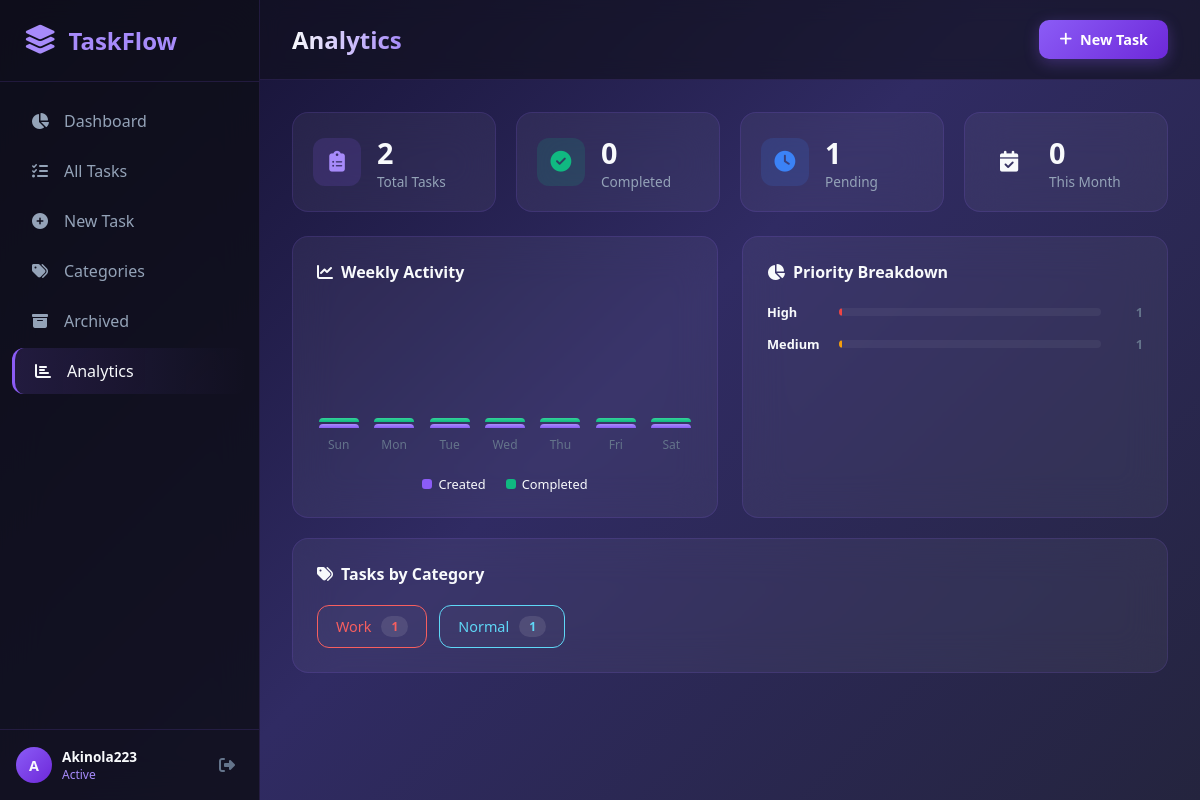
The app's page /analytics/ (signed in) with its own data.
### tasks/models.py (models this page shows, shortened)
class Task(models.Model):
    PRIORITY_CHOICES = [
        ('low', 'Low'),
        ('medium', 'Medium'),
        ('high', 'High'),
        ('urgent', 'Urgent'),
    ]
    STATUS_CHOICES = [
        ('pending', 'Pending'),
        ('in_progress', 'In Progress'),
        ('completed', 'Completed'),
        ('archived', 'Archived'),
    ]
    user = models.ForeignKey(User, on_delete=models.CASCADE, related_name='tasks')
    title = models.CharField(max_length=200)
    description = models.TextField(blank=True)
    priority = models.CharField(max_length=10, choices=PRIORITY_CHOICES, default='medium')
    status = models.CharField(max_length=15, choices=STATUS_CHOICES, default='pending')
    category = models.ForeignKey(Category, on_delete=models.SET_NULL, null=True, blank=True, related_name='tasks')
    due_date = models.DateTimeField(null=True, blank=True)
    reminder_at = models.DateTimeField(null=True, blank=True)
    completed_at = models.DateTimeField(null=True, blank=True)
    is_pinned = models.BooleanField(default=False)
    tags = models.JSONField(default=list, blank=True)
    created_at = models.DateTimeField(auto_now_add=True)
    updated_at = models.DateTimeField(auto_now=True)
    class Meta:
        ordering = ['-is_pinned', '-created_at']

class Category(models.Model):
    name = models.CharField(max_length=50)
    color = models.CharField(max_length=7, default="#8b5cf6")
    icon = models.CharField(max_length=30, default="fa-tag")
    user = models.ForeignKey(User, on_delete=models.CASCADE, related_name='categories')
    created_at = models.DateTimeField(auto_now_add=True)
    class Meta:
        verbose_name_plural = "Categories"
        ordering = ['name']

### tasks/views.py (the view)
# urls.py: path('analytics/', views.analytics, name='analytics'),
@login_required
def analytics(request):
    user = request.user
    today = timezone.now().date()
    total_tasks = Task.objects.filter(user=user).count()
    completed_tasks = Task.objects.filter(user=user, status='completed').count()
    pending_tasks = Task.objects.filter(user=user, status='pending').count()
    month_start = today.replace(day=1)
    monthly_completed = Task.objects.filter(
        user=user,
        status='completed',
        completed_at__date__gte=month_start
    ).count()
    avg_time = Task.objects.filter(
        user=user,
        status='completed',
        completed_at__isnull=False
    ).annotate(
        duration=F('completed_at') - F('created_at')
    ).aggregate(avg=Avg('duration'))['avg']
    priority_data = list(Task.objects.filter(user=user).values('priority').annotate(
        count=Count('id')
    ).order_by('priority'))
    week_data = []
    for i in range(6, -1, -1):
        date = today - timedelta(days=i)
        analytics_day = DailyAnalytics.objects.filter(user=user, date=date).first()
        week_data.append({
            'date': date.strftime('%a'),
            'created': analytics_day.tasks_created if analytics_day else 0,
            'completed': analytics_day.tasks_completed if analytics_day else 0,
        })
    category_data = list(Category.objects.filter(user=user).annotate(
        count=Count('tasks')
    ).values('name', 'color', 'count'))
    context = {
        'total_tasks': total_tasks,
        'completed_tasks': completed_tasks,
        'pending_tasks': pending_tasks,
        'monthly_completed': monthly_completed,
        'avg_time': avg_time,
        'priority_data': priority_data,
        'week_data': week_data,
        'category_data': category_data,
    }
    return render(request, 'tasks/analytics.html', context)

### templates/tasks/analytics.html
{% extends 'base.html' %} {% block title %} Analytics - TaskFlow {% endblock %}
{% block page_title %} Analytics {% endblock %} {% block content %}
<div class="analytics-page">
  <div class="stats-grid">
    <div class="stat-card glow-purple">
      <div class="stat-icon"><i class="fas fa-clipboard-list"></i></div>
      <div class="stat-info">
        <h3>{{ total_tasks }}</h3>
        <p>Total Tasks</p>
      </div>
    </div>
    <div class="stat-card glow-green">
      <div class="stat-icon"><i class="fas fa-check-circle"></i></div>
      <div class="stat-info">
        <h3>{{ completed_tasks }}</h3>
        <p>Completed</p>
      </div>
    </div>
    <div class="stat-card glow-blue">
      <div class="stat-icon"><i class="fas fa-clock"></i></div>
      <div class="stat-info">
        <h3>{{ pending_tasks }}</h3>
        <p>Pending</p>
      </div>
    </div>
    <div class="stat-card glow-yellow">
      <div class="stat-icon"><i class="fas fa-calendar-check"></i></div>
      <div class="stat-info">
        <h3>{{ monthly_completed }}</h3>
        <p>This Month</p>
      </div>
    </div>
  </div>
  <div class="dashboard-grid">
    <div class="glass-card chart-card">
      <h3><i class="fas fa-chart-line"></i> Weekly Activity</h3>
      <div class="bar-chart">
        {% for day in week_data %}
        <div class="bar-group">
          <div class="bar-stack">
            <div
              class="bar created"
              style="height: {{ day.created|default:0 }}em; max-height: 120px;"
            ></div>
            <div
              class="bar completed"
              style="height: {{ day.completed|default:0 }}em; max-height: 120px;"
            ></div>
          </div>
          <span class="bar-label">{{ day.date }}</span>
        </div>
        {% endfor %}
      </div>
      <div class="chart-legend">
        <span><span class="legend-dot created"></span> Created</span>
        <span><span class="legend-dot completed"></span> Completed</span>
      </div>
    </div>
    <div class="glass-card chart-card">
      <h3><i class="fas fa-chart-pie"></i> Priority Breakdown</h3>
      <div class="priority-bars">
        {% for p in priority_data %}
        <div class="priority-row">
          <span class="priority-label">{{ p.priority|title }}</span>
          <div class="priority-track">
            <div
              class="priority-fill {{ p.priority }}"
              style="width: {{ p.count }}%"
            ></div>
          </div>
          <span class="priority-count">{{ p.count }}</span>
        </div>
        {% endfor %}
      </div>
    </div>
  </div>
  <div class="glass-card chart-card full-width" style="margin-top: 20px">
    <h3><i class="fas fa-tags"></i> Tasks by Category</h3>
    <div class="category-chips">
      {% for cat in category_data %}
      <div
        class="category-chip"
        style="border-color: {{ cat.color }}; color: {{ cat.color }}"
      >
        <span class="chip-name">{{ cat.name }}</span>
        <span class="chip-count">{{ cat.count }}</span>
      </div>
      {% endfor %}
    </div>
  </div>
</div>
{% endblock %}

### templates/base.html (shortened to what this page needs)
{% load static %}
<!doctype html>
<html lang="en">
  <head>
    <link
      rel="stylesheet"
      href="https://cdnjs.cloudflare.com/ajax/libs/font-awesome/6.4.0/css/all.min.css"
    />
    <link rel="stylesheet" href="{% static 'css/style.css' %}" />
  </head>
  <body>
    <div class="app-container">
      <aside class="sidebar" id="sidebar">
        <div class="sidebar-header">
          <div class="logo">
            <i class="fas fa-layer-group"></i>
            <span>TaskFlow</span>
          </div>
        </div>
        <nav class="sidebar-nav">
          <a
            href="
{% url 'dashboard' %}
"
            class="nav-item {% if request.resolver_match.url_name == 'dashboard' %} active {% endif %}"
          >
            <i class="fas fa-chart-pie"></i>
            <span>Dashboard</span>
          </a>
          <a
            href="
{% url 'task_list' %}
"
            class="nav-item {% if request.resolver_match.url_name == 'task_list' %} active {% endif %}"
          >
            <i class="fas fa-tasks"></i>
            <span>All Tasks</span>
          </a>
          <a
            href="
{% url 'task_create' %}
"
            class="nav-item {% if request.resolver_match.url_name == 'task_create' %} active {% endif %}"
          >
            <i class="fas fa-plus-circle"></i>
            <span>New Task</span>
          </a>
          <a
            href="
{% url 'category_list' %}
"
            class="nav-item {% if request.resolver_match.url_name == 'category_list' %} active {% endif %}"
          >
            <i class="fas fa-tags"></i>
            <span>Categories</span>
          </a>
          <a
            href="
{% url 'archived_tasks' %}
"
            class="nav-item {% if request.resolver_match.url_name == 'archived_tasks' %} active {% endif %}"
          >
            <i class="fas fa-archive"></i>
            <span>Archived</span>
          </a>
          <a
            href="
{% url 'analytics' %}
"
            class="nav-item {% if request.resolver_match.url_name == 'analytics' %} active {% endif %}"
          >
            <i class="fas fa-chart-bar"></i>
            <span>Analytics</span>
          </a>
        </nav>
        <div class="sidebar-footer">
          <div class="user-info">
            <div class="user-avatar">
              {{ request.user.username|first|upper }}
            </div>
            <div class="user-details">
              <span class="user-name">{{ request.user.username }}</span>
              <span class="user-role">Active</span>
            </div>
          </div>
          <a href="{% url 'logout' %}" class="logout-btn" title="Logout">
            <i class="fas fa-sign-out-alt"></i>
          </a>
        </div>
      </aside>
      <main class="main-content">
        <div class="top-bar">
          <h1 class="page-title">
            {% block page_title %} Dashboard {% endblock %}
          </h1>
          <div class="top-actions">
            <a href="{% url 'task_create' %}" class="btn btn-primary">
              <i class="fas fa-plus"></i> New Task
            </a>
          </div>
        </div>
        <div class="content-wrapper">
           {% block content %} {% endblock %}
        </div>
      </main>
    </div>
  </body>
</html>

### records on screen
Task: priority "High", count "1"
Task: priority "Medium", count "1"
Category: name "Work", count "1"
Category: name "Normal", count "1"

### other values on screen
{{ request.user.username|first|upper }} "A"
{{ request.user.username }} "Akinola223"
{{ total_tasks }} "2"
{{ completed_tasks }} "0"
{{ pending_tasks }} "1"
{{ monthly_completed }} "0"
{{ day.date }} "Sun" "Mon" "Tue" "Wed" "Thu" "Fri" "Sat"
